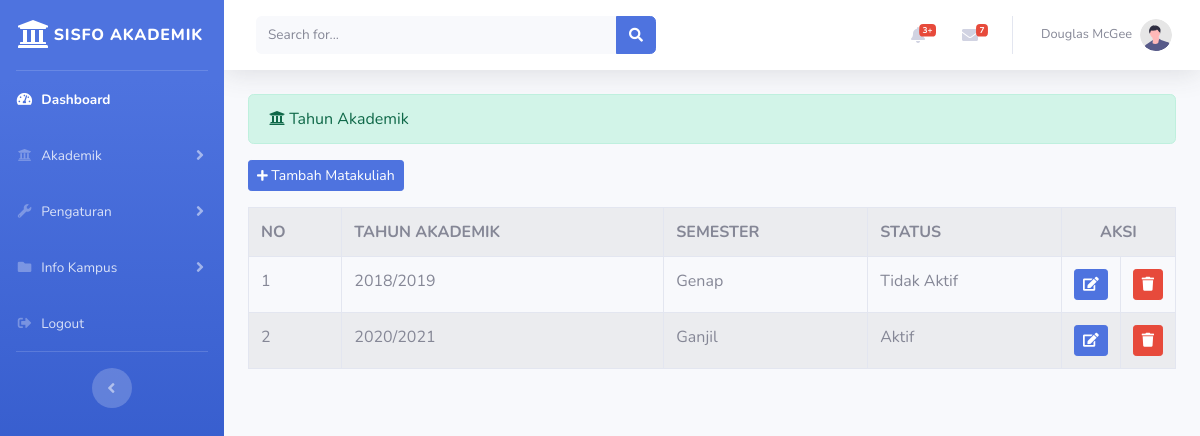
The page /index.php/administrator/tahun_akademik on the database its author committed.
### tables this page shows
CREATE TABLE `tahun_akademik` (
  `id_thn_ak` int(11) NOT NULL,
  `tahun_akademik` varchar(20) NOT NULL,
  `semester` varchar(20) NOT NULL,
  `status` varchar(20) NOT NULL
);

### application/controllers/administrator/tahun_akademik.php (called while the page is built, shortened)
<?php
	class Tahun_akademik extends CI_Controller
	{
		public function index()
		{
			$data['tahun_akademik'] = $this->tahunakademik_model->tampil_data('tahun_akademik')->result();
			$this->load->view('templates_administrator/header');
			$this->load->view('templates_administrator/sidebar');
			$this->load->view('administrator/tahun_akademik',$data);
			$this->load->view('templates_administrator/footer');
		}
	}
 ?>

### index.php (called while the page is built, shortened)
<?php
require_once BASEPATH.'core/CodeIgniter.php';

### application/models/tahunakademik_model.php (called while the page is built, shortened)
<?php
class Tahunakademik_model extends CI_Model
{
	public function tampil_data($table)
	{
		return $this->db->get($table);
	}
}
 ?>

### application/views/administrator/tahun_akademik.php (the view, shortened to what this page needs)
<div class="container-fluid">
	<div class="alert alert-success" role="alert">
    	<i class="fas fa-university"> </i> Tahun Akademik
    </div>
    <?php echo anchor('administrator/tahun_akademik/tambah_tahunakademik','<button class="btn btn-sm btn-primary mb-3"><i class="fas fa-plus fa-sm"></i> Tambah Matakuliah</button>') ?>
	<table class="table table-hover table-bordered table-striped">
		<tr>
			<th>NO</th>
			<th>TAHUN AKADEMIK</th>
			<th>SEMESTER</th>
			<th>STATUS</th>
			<th colspan="2" style="text-align: center;">AKSI</th>
		</tr>
		<?php $no=1; foreach($tahun_akademik as $ak) : ?>
		<tr>
			<td><?php echo $no++; ?></td>
			<td><?php echo $ak->tahun_akademik ?></td>
			<td><?php echo $ak->semester ?></td>
			<td><?php echo $ak->status ?></td>
			<td width="20px"><?php echo anchor('administrator/tahun_akademik/update/'.$ak->id_thn_ak,'<div class="btn btn-sm btn-primary"><i class="fas fa-edit"></i></div>') ?></td>
			<td width="20px" data-toggle="modal" data-target="#confirm-delete"> <div class="btn btn-sm btn-danger"><i class="fas fa-trash"></i></div> </td>
		</tr>
		<?php endforeach; ?>
	</table>
</div>
</div>

### rows shown on the page
tahun_akademik: tahun_akademik "2018/2019", semester "Genap", status "Tidak Aktif"
tahun_akademik: tahun_akademik "2020/2021", semester "Ganjil", status "Aktif"
